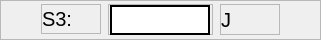
                      <widget class="QFrame" name="frame_127">
                       <property name="minimumSize">
                        <size>
                         <width>0</width>
                         <height>40</height>
                        </size>
                       </property>
                       <property name="maximumSize">
                        <size>
                         <width>16777215</width>
                         <height>40</height>
                        </size>
                       </property>
                       <property name="frameShape">
                        <enum>QFrame::StyledPanel</enum>
                       </property>
                       <property name="frameShadow">
                        <enum>QFrame::Raised</enum>
                       </property>
                       <layout class="QGridLayout" name="gridLayout_134">
                        <property name="leftMargin">
                         <number>0</number>
                        </property>
                        <property name="topMargin">
                         <number>0</number>
                        </property>
                        <property name="rightMargin">
                         <number>0</number>
                        </property>
                        <property name="bottomMargin">
                         <number>0</number>
                        </property>
                        <property name="spacing">
                         <number>7</number>
                        </property>
                        <item row="0" column="3">
                         <widget class="QFrame" name="frame_128">
                          <property name="minimumSize">
                           <size>
                            <width>60</width>
                            <height>30</height>
                           </size>
                          </property>
                          <property name="maximumSize">
                           <size>
                            <width>60</width>
                            <height>16777215</height>
                           </size>
                          </property>
                          <property name="frameShape">
                           <enum>QFrame::StyledPanel</enum>
                          </property>
                          <property name="frameShadow">
                           <enum>QFrame::Raised</enum>
                          </property>
                          <layout class="QGridLayout" name="gridLayout_37">
                           <property name="leftMargin">
                            <number>0</number>
                           </property>
                           <property name="topMargin">
                            <number>0</number>
                           </property>
                           <property name="rightMargin">
                            <number>0</number>
                           </property>
                           <property name="bottomMargin">
                            <number>0</number>
                           </property>
                           <item row="0" column="0">
                            <widget class="QLabel" name="label_114">
                             <property name="minimumSize">
                              <size>
                               <width>30</width>
                               <height>20</height>
                              </size>
                             </property>
                             <property name="maximumSize">
                              <size>
                               <width>60</width>
                               <height>30</height>
                              </size>
                             </property>
                             <property name="styleSheet">
                              <string notr="true">QLabel{
qproperty-alignment: AlignLeft;
font-size: 20px;
border: none;
background-color: transparent;
}</string>
                             </property>
                             <property name="text">
                              <string>J</string>
                             </property>
                            </widget>
                           </item>
                          </layout>
                         </widget>
                        </item>
                        <item row="0" column="1">
                         <widget class="QFrame" name="frame_129">
                          <property name="minimumSize">
                           <size>
                            <width>60</width>
                            <height>30</height>
                           </size>
                          </property>
                          <property name="maximumSize">
                           <size>
                            <width>60</width>
                            <height>30</height>
                           </size>
                          </property>
                          <property name="frameShape">
                           <enum>QFrame::StyledPanel</enum>
                          </property>
                          <property name="frameShadow">
                           <enum>QFrame::Raised</enum>
                          </property>
                          <layout class="QGridLayout" name="gridLayout_135">
                           <property name="leftMargin">
                            <number>0</number>
                           </property>
                           <property name="topMargin">
                            <number>0</number>
                           </property>
                           <property name="rightMargin">
                            <number>0</number>
                           </property>
                           <property name="bottomMargin">
                            <number>0</number>
                           </property>
                           <item row="0" column="0">
                            <widget class="QLabel" name="label_115">
                             <property name="minimumSize">
                              <size>
                               <width>30</width>
                               <height>20</height>
                              </size>
                             </property>
                             <property name="maximumSize">
                              <size>
                               <width>60</width>
                               <height>16777215</height>
                              </size>
                             </property>
                             <property name="styleSheet">
                              <string notr="true">QLabel{
qproperty-alignment: AlignRight;
font-size: 20px;
border: none;
background-color: transparent;
}</string>
                             </property>
                             <property name="text">
                              <string>S3:</string>
                             </property>
                            </widget>
                           </item>
                          </layout>
                         </widget>
                        </item>
                        <item row="0" column="2">
                         <widget class="QFrame" name="frameE1_3">
                          <property name="minimumSize">
                           <size>
                            <width>105</width>
                            <height>31</height>
                           </size>
                          </property>
                          <property name="maximumSize">
                           <size>
                            <width>105</width>
                            <height>31</height>
                           </size>
                          </property>
                          <property name="frameShape">
                           <enum>QFrame::StyledPanel</enum>
                          </property>
                          <property name="frameShadow">
                           <enum>QFrame::Raised</enum>
                          </property>
                          <layout class="QGridLayout" name="gridLayout_136">
                           <property name="leftMargin">
                            <number>1</number>
                           </property>
                           <property name="topMargin">
                            <number>0</number>
                           </property>
                           <property name="rightMargin">
                            <number>1</number>
                           </property>
                           <property name="bottomMargin">
                            <number>0</number>
                           </property>
                           <property name="spacing">
                            <number>1</number>
                           </property>
                           <item row="0" column="0">
                            <widget class="QLineEdit" name="E3">
                             <property name="minimumSize">
                              <size>
                               <width>100</width>
                               <height>30</height>
                              </size>
                             </property>
                             <property name="maximumSize">
                              <size>
                               <width>100</width>
                               <height>60</height>
                              </size>
                             </property>
                             <property name="sizeIncrement">
                              <size>
                               <width>0</width>
                               <height>0</height>
                              </size>
                             </property>
                             <property name="styleSheet">
                              <string notr="true">QLineEdit{
background-color: white;
border: 2px solid black;
font-color: black;
qproperty-alignment: AlignCenter;
font-size: 15px;
}</string>
                             </property>
                             <property name="text">
                              <string/>
                             </property>
                            </widget>
                           </item>
                          </layout>
                         </widget>
                        </item>
                        <item row="0" column="4">
                         <spacer name="horizontalSpacer_7">
                          <property name="orientation">
                           <enum>Qt::Horizontal</enum>
                          </property>
                          <property name="sizeHint" stdset="0">
                           <size>
                            <width>40</width>
                            <height>20</height>
                           </size>
                          </property>
                         </spacer>
                        </item>
                        <item row="0" column="0">
                         <spacer name="horizontalSpacer_8">
                          <property name="orientation">
                           <enum>Qt::Horizontal</enum>
                          </property>
                          <property name="sizeHint" stdset="0">
                           <size>
                            <width>40</width>
                            <height>20</height>
                           </size>
                          </property>
                         </spacer>
                        </item>
                       </layout>
                      </widget>
